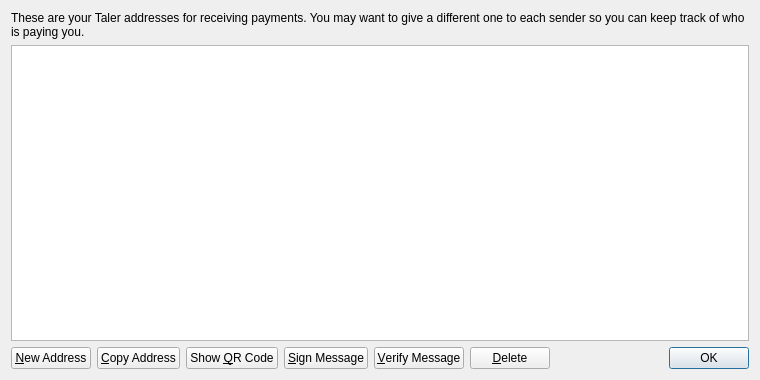
<?xml version="1.0" encoding="UTF-8"?>
<ui version="4.0">
 <class>AddressBookPage</class>
 <widget class="QWidget" name="AddressBookPage">
  <property name="geometry">
   <rect>
    <x>0</x>
    <y>0</y>
    <width>760</width>
    <height>380</height>
   </rect>
  </property>
  <property name="windowTitle">
   <string>Address Book</string>
  </property>
  <layout class="QVBoxLayout" name="verticalLayout">
   <item>
    <widget class="QLabel" name="labelExplanation">
     <property name="text">
      <string>These are your Taler addresses for receiving payments. You may want to give a different one to each sender so you can keep track of who is paying you.</string>
     </property>
     <property name="textFormat">
      <enum>Qt::PlainText</enum>
     </property>
     <property name="wordWrap">
      <bool>true</bool>
     </property>
    </widget>
   </item>
   <item>
    <widget class="QTableView" name="tableView">
     <property name="contextMenuPolicy">
      <enum>Qt::CustomContextMenu</enum>
     </property>
     <property name="toolTip">
      <string>Double-click to edit address or label</string>
     </property>
     <property name="tabKeyNavigation">
      <bool>false</bool>
     </property>
     <property name="alternatingRowColors">
      <bool>true</bool>
     </property>
     <property name="selectionMode">
      <enum>QAbstractItemView::SingleSelection</enum>
     </property>
     <property name="selectionBehavior">
      <enum>QAbstractItemView::SelectRows</enum>
     </property>
     <property name="sortingEnabled">
      <bool>true</bool>
     </property>
     <attribute name="verticalHeaderVisible">
      <bool>false</bool>
     </attribute>
    </widget>
   </item>
   <item>
    <layout class="QHBoxLayout" name="horizontalLayout">
     <item>
      <widget class="QPushButton" name="newAddressButton">
       <property name="toolTip">
        <string>Create a new address</string>
       </property>
       <property name="text">
        <string>&amp;New Address</string>
       </property>
       <property name="icon">
        <iconset resource="../bitcoin.qrc">
         <normaloff>:/icons/add</normaloff>:/icons/add</iconset>
       </property>
      </widget>
     </item>
     <item>
      <widget class="QPushButton" name="copyToClipboard">
       <property name="toolTip">
        <string>Copy the currently selected address to the system clipboard</string>
       </property>
       <property name="text">
        <string>&amp;Copy Address</string>
       </property>
       <property name="icon">
        <iconset resource="../bitcoin.qrc">
         <normaloff>:/icons/editcopy</normaloff>:/icons/editcopy</iconset>
       </property>
      </widget>
     </item>
     <item>
      <widget class="QPushButton" name="showQRCode">
       <property name="text">
        <string>Show &amp;QR Code</string>
       </property>
       <property name="icon">
        <iconset resource="../bitcoin.qrc">
         <normaloff>:/icons/qrcode</normaloff>:/icons/qrcode</iconset>
       </property>
      </widget>
     </item>
     <item>
      <widget class="QPushButton" name="signMessage">
       <property name="toolTip">
        <string>Sign a message to prove you own a Bitcoin address</string>
       </property>
       <property name="text">
        <string>&amp;Sign Message</string>
       </property>
       <property name="icon">
        <iconset resource="../bitcoin.qrc">
         <normaloff>:/icons/edit</normaloff>:/icons/edit</iconset>
       </property>
      </widget>
     </item>
     <item>
      <widget class="QPushButton" name="verifyMessage">
       <property name="toolTip">
        <string>Verify a message to ensure it was signed with a specified Bitcoin address</string>
       </property>
       <property name="text">
        <string>&amp;Verify Message</string>
       </property>
       <property name="icon">
        <iconset resource="../bitcoin.qrc">
         <normaloff>:/icons/transaction_0</normaloff>:/icons/transaction_0</iconset>
       </property>
      </widget>
     </item>
     <item>
      <widget class="QPushButton" name="deleteButton">
       <property name="toolTip">
        <string>Delete the currently selected address from the list. Only sending addresses can be deleted.</string>
       </property>
       <property name="text">
        <string>&amp;Delete</string>
       </property>
       <property name="icon">
        <iconset resource="../bitcoin.qrc">
         <normaloff>:/icons/remove</normaloff>:/icons/remove</iconset>
       </property>
      </widget>
     </item>
     <item>
      <spacer name="horizontalSpacer">
       <property name="orientation">
        <enum>Qt::Horizontal</enum>
       </property>
       <property name="sizeHint" stdset="0">
        <size>
         <width>40</width>
         <height>20</height>
        </size>
       </property>
      </spacer>
     </item>
     <item>
      <widget class="QDialogButtonBox" name="buttonBox">
       <property name="sizePolicy">
        <sizepolicy hsizetype="Maximum" vsizetype="Fixed">
         <horstretch>0</horstretch>
         <verstretch>0</verstretch>
        </sizepolicy>
       </property>
       <property name="standardButtons">
        <set>QDialogButtonBox::Ok</set>
       </property>
      </widget>
     </item>
    </layout>
   </item>
  </layout>
 </widget>
 <resources>
  <include location="../bitcoin.qrc"/>
 </resources>
 <connections/>
</ui>
